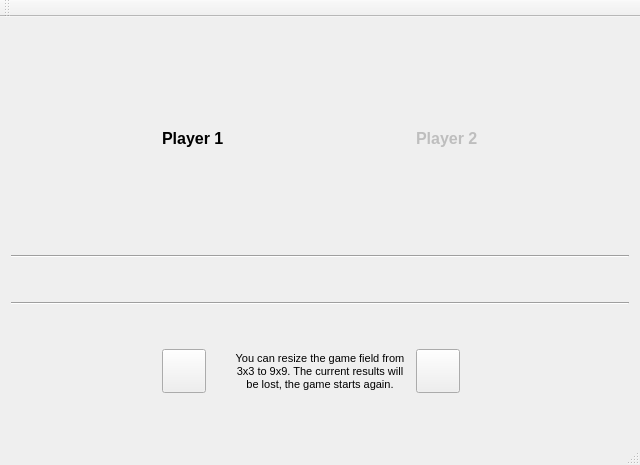
<?xml version="1.0" encoding="UTF-8"?>
<ui version="4.0">
 <class>TicTacToe</class>
 <widget class="QMainWindow" name="TicTacToe">
  <property name="geometry">
   <rect>
    <x>0</x>
    <y>0</y>
    <width>640</width>
    <height>465</height>
   </rect>
  </property>
  <property name="windowTitle">
   <string>S P P  Tic Tac Toe , v 1.0</string>
  </property>
  <property name="windowIcon">
   <iconset>
    <normalon>logoSPP.ico</normalon>
   </iconset>
  </property>
  <widget class="QWidget" name="centralWidget">
   <layout class="QGridLayout" name="gridLayout">
    <item row="0" column="3">
     <widget class="QLabel" name="player2label">
      <property name="enabled">
       <bool>false</bool>
      </property>
      <property name="font">
       <font>
        <pointsize>12</pointsize>
        <weight>75</weight>
        <bold>true</bold>
       </font>
      </property>
      <property name="text">
       <string>Player 2</string>
      </property>
     </widget>
    </item>
    <item row="0" column="0" alignment="Qt::AlignRight">
     <widget class="QLabel" name="player1icon">
      <property name="minimumSize">
       <size>
        <width>145</width>
        <height>145</height>
       </size>
      </property>
      <property name="maximumSize">
       <size>
        <width>145</width>
        <height>145</height>
       </size>
      </property>
      <property name="text">
       <string/>
      </property>
      <property name="pixmap">
       <pixmap>images/player1.png</pixmap>
      </property>
     </widget>
    </item>
    <item row="0" column="4">
     <widget class="QLabel" name="player2icon">
      <property name="enabled">
       <bool>false</bool>
      </property>
      <property name="minimumSize">
       <size>
        <width>145</width>
        <height>145</height>
       </size>
      </property>
      <property name="maximumSize">
       <size>
        <width>145</width>
        <height>145</height>
       </size>
      </property>
      <property name="text">
       <string/>
      </property>
      <property name="pixmap">
       <pixmap>images/player2.png</pixmap>
      </property>
     </widget>
    </item>
    <item row="0" column="2">
     <spacer name="horizontalSpacer">
      <property name="orientation">
       <enum>Qt::Horizontal</enum>
      </property>
      <property name="sizeHint" stdset="0">
       <size>
        <width>40</width>
        <height>20</height>
       </size>
      </property>
     </spacer>
    </item>
    <item row="4" column="0" colspan="5">
     <widget class="Line" name="line_2">
      <property name="orientation">
       <enum>Qt::Horizontal</enum>
      </property>
     </widget>
    </item>
    <item row="3" column="2">
     <layout class="QGridLayout" name="fieldLayout"/>
    </item>
    <item row="1" column="0" colspan="5">
     <widget class="Line" name="line">
      <property name="orientation">
       <enum>Qt::Horizontal</enum>
      </property>
     </widget>
    </item>
    <item row="0" column="1">
     <widget class="QLabel" name="player1label">
      <property name="font">
       <font>
        <pointsize>12</pointsize>
        <weight>75</weight>
        <bold>true</bold>
       </font>
      </property>
      <property name="text">
       <string>Player 1</string>
      </property>
     </widget>
    </item>
    <item row="5" column="2">
     <widget class="QLabel" name="label">
      <property name="font">
       <font>
        <pointsize>8</pointsize>
       </font>
      </property>
      <property name="autoFillBackground">
       <bool>false</bool>
      </property>
      <property name="text">
       <string>You can resize the game field from 3x3 to 9x9. The current results will be lost, the game starts again.</string>
      </property>
      <property name="alignment">
       <set>Qt::AlignCenter</set>
      </property>
      <property name="wordWrap">
       <bool>true</bool>
      </property>
     </widget>
    </item>
    <item row="5" column="1">
     <widget class="QPushButton" name="increaseField">
      <property name="minimumSize">
       <size>
        <width>44</width>
        <height>44</height>
       </size>
      </property>
      <property name="maximumSize">
       <size>
        <width>44</width>
        <height>44</height>
       </size>
      </property>
      <property name="text">
       <string/>
      </property>
      <property name="iconSize">
       <size>
        <width>39</width>
        <height>39</height>
       </size>
      </property>
     </widget>
    </item>
    <item row="5" column="3">
     <widget class="QPushButton" name="decreaseField">
      <property name="minimumSize">
       <size>
        <width>44</width>
        <height>44</height>
       </size>
      </property>
      <property name="maximumSize">
       <size>
        <width>44</width>
        <height>44</height>
       </size>
      </property>
      <property name="text">
       <string/>
      </property>
      <property name="iconSize">
       <size>
        <width>39</width>
        <height>39</height>
       </size>
      </property>
     </widget>
    </item>
    <item row="5" column="0">
     <spacer name="horizontalSpacer_2">
      <property name="orientation">
       <enum>Qt::Horizontal</enum>
      </property>
      <property name="sizeHint" stdset="0">
       <size>
        <width>40</width>
        <height>20</height>
       </size>
      </property>
     </spacer>
    </item>
    <item row="5" column="4">
     <spacer name="horizontalSpacer_3">
      <property name="orientation">
       <enum>Qt::Horizontal</enum>
      </property>
      <property name="sizeHint" stdset="0">
       <size>
        <width>40</width>
        <height>20</height>
       </size>
      </property>
     </spacer>
    </item>
   </layout>
  </widget>
  <widget class="QMenuBar" name="menuBar">
   <property name="geometry">
    <rect>
     <x>0</x>
     <y>0</y>
     <width>640</width>
     <height>20</height>
    </rect>
   </property>
  </widget>
  <widget class="QToolBar" name="mainToolBar">
   <attribute name="toolBarArea">
    <enum>TopToolBarArea</enum>
   </attribute>
   <attribute name="toolBarBreak">
    <bool>false</bool>
   </attribute>
  </widget>
  <widget class="QStatusBar" name="statusBar">
   <property name="enabled">
    <bool>false</bool>
   </property>
  </widget>
 </widget>
 <layoutdefault spacing="6" margin="11"/>
 <resources/>
 <connections/>
</ui>
